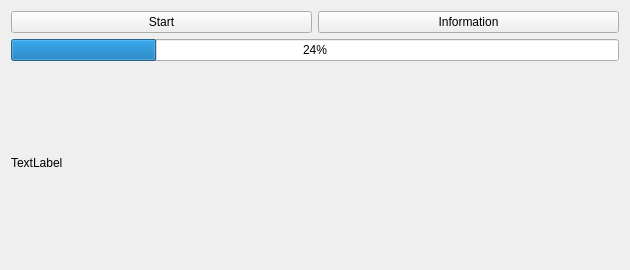
<?xml version="1.0" encoding="UTF-8"?>
<ui version="4.0">
 <class>Widget</class>
 <widget class="QWidget" name="Widget">
  <property name="geometry">
   <rect>
    <x>0</x>
    <y>0</y>
    <width>630</width>
    <height>270</height>
   </rect>
  </property>
  <property name="windowTitle">
   <string>Widget</string>
  </property>
  <layout class="QVBoxLayout" name="verticalLayout">
   <item>
    <layout class="QHBoxLayout" name="horizontalLayout">
     <item>
      <widget class="QPushButton" name="start_pushButton">
       <property name="text">
        <string>Start</string>
       </property>
      </widget>
     </item>
     <item>
      <widget class="QPushButton" name="information_pushButton">
       <property name="text">
        <string>Information</string>
       </property>
      </widget>
     </item>
    </layout>
   </item>
   <item>
    <widget class="QProgressBar" name="progressBar">
     <property name="value">
      <number>24</number>
     </property>
    </widget>
   </item>
   <item>
    <widget class="QLabel" name="information_label">
     <property name="text">
      <string>TextLabel</string>
     </property>
    </widget>
   </item>
  </layout>
 </widget>
 <resources/>
 <connections/>
</ui>
